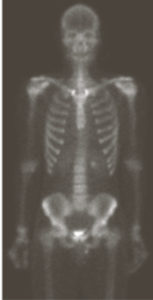
#> input picture Practice-2/hw-3/Picture.png, 153 x 300 px
$ python program3.py
#> lines starting #> are read from the running program, lines starting #| are printed output that depends on the picture
import cv2
import matplotlib.pyplot as plt
imgpath = 'Picture.png'
img = cv2.imread(imgpath)
#> img is the input picture: shape (300, 153, 3); mean B, G, R 81.8, 89, 94.1
img = cv2.cvtColor(img, cv2.COLOR_BGR2RGB)
gray = cv2.imread(imgpath, 0)
#> gray: shape (300, 153); min 70, max 255, mean 89.8
colored_negative = abs(255-img)
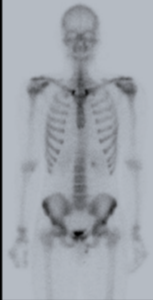
#> colored_negative: shape (300, 153, 3); mean R, G, B 160.9, 166, 173.2
gray_negative = abs(255-gray)
imgs = [img, gray, colored_negative, gray_negative]
title = ['coloured', 'gray', 'coloured-negative', 'gray-negative']
plt.subplot(2, 2, 1)
plt.title(title[0])
plt.imshow(imgs[0])
plt.xticks([])
plt.yticks([])
plt.subplot(2, 2, 2)
plt.title(title[1])
plt.imshow(imgs[1], cmap='gray')
plt.xticks([])
plt.yticks([])
plt.subplot(2, 2, 3)
plt.title(title[2])
plt.imshow(imgs[2])
plt.xticks([])
plt.yticks([])
plt.subplot(2, 2, 4)
plt.title(title[3])
plt.imshow(imgs[3], cmap='gray')
plt.xticks([])
plt.yticks([])
plt.show()
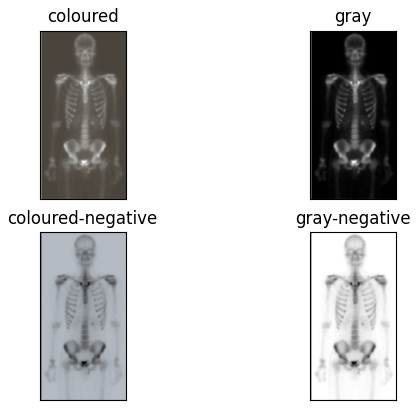
#> figure drawn by matplotlib, 4 panels
